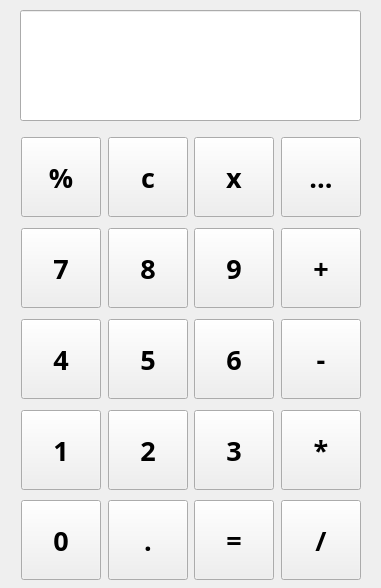
<?xml version="1.0" encoding="UTF-8"?>
<ui version="4.0">
 <class>CalculatorWindow</class>
 <widget class="QMainWindow" name="CalculatorWindow">
  <property name="geometry">
   <rect>
    <x>0</x>
    <y>0</y>
    <width>381</width>
    <height>588</height>
   </rect>
  </property>
  <property name="windowTitle">
   <string>MainWindow</string>
  </property>
  <widget class="QWidget" name="centralwidget">
   <widget class="QToolButton" name="toolButton_calo">
    <property name="enabled">
     <bool>true</bool>
    </property>
    <property name="geometry">
     <rect>
      <x>281</x>
      <y>137</y>
      <width>80</width>
      <height>80</height>
     </rect>
    </property>
    <property name="font">
     <font>
      <family>微软雅黑</family>
      <pointsize>20</pointsize>
      <bold>true</bold>
     </font>
    </property>
    <property name="text">
     <string>...</string>
    </property>
    <property name="checkable">
     <bool>true</bool>
    </property>
   </widget>
   <widget class="QLineEdit" name="lineEdit">
    <property name="geometry">
     <rect>
      <x>20</x>
      <y>10</y>
      <width>341</width>
      <height>111</height>
     </rect>
    </property>
    <property name="font">
     <font>
      <family>微软雅黑</family>
      <pointsize>22</pointsize>
      <bold>true</bold>
     </font>
    </property>
    <property name="text">
     <string/>
    </property>
    <property name="readOnly">
     <bool>true</bool>
    </property>
   </widget>
   <widget class="QPushButton" name="pushButton_5">
    <property name="geometry">
     <rect>
      <x>281</x>
      <y>228</y>
      <width>80</width>
      <height>80</height>
     </rect>
    </property>
    <property name="font">
     <font>
      <family>微软雅黑</family>
      <pointsize>20</pointsize>
      <bold>true</bold>
     </font>
    </property>
    <property name="text">
     <string>+</string>
    </property>
    <attribute name="buttonGroup">
     <string notr="true">buttonGroup</string>
    </attribute>
   </widget>
   <widget class="QPushButton" name="pushButton_6">
    <property name="geometry">
     <rect>
      <x>21</x>
      <y>228</y>
      <width>80</width>
      <height>80</height>
     </rect>
    </property>
    <property name="font">
     <font>
      <family>微软雅黑</family>
      <pointsize>20</pointsize>
      <bold>true</bold>
     </font>
    </property>
    <property name="text">
     <string>7</string>
    </property>
    <attribute name="buttonGroup">
     <string notr="true">buttonGroup</string>
    </attribute>
   </widget>
   <widget class="QPushButton" name="pushButton_7">
    <property name="geometry">
     <rect>
      <x>108</x>
      <y>228</y>
      <width>80</width>
      <height>80</height>
     </rect>
    </property>
    <property name="font">
     <font>
      <family>微软雅黑</family>
      <pointsize>20</pointsize>
      <bold>true</bold>
     </font>
    </property>
    <property name="text">
     <string>8</string>
    </property>
    <attribute name="buttonGroup">
     <string notr="true">buttonGroup</string>
    </attribute>
   </widget>
   <widget class="QPushButton" name="pushButton_8">
    <property name="geometry">
     <rect>
      <x>194</x>
      <y>228</y>
      <width>80</width>
      <height>80</height>
     </rect>
    </property>
    <property name="font">
     <font>
      <family>微软雅黑</family>
      <pointsize>20</pointsize>
      <bold>true</bold>
     </font>
    </property>
    <property name="text">
     <string>9</string>
    </property>
    <attribute name="buttonGroup">
     <string notr="true">buttonGroup</string>
    </attribute>
   </widget>
   <widget class="QPushButton" name="pushButton_9">
    <property name="geometry">
     <rect>
      <x>281</x>
      <y>319</y>
      <width>80</width>
      <height>80</height>
     </rect>
    </property>
    <property name="font">
     <font>
      <family>微软雅黑</family>
      <pointsize>20</pointsize>
      <bold>true</bold>
     </font>
    </property>
    <property name="text">
     <string>-</string>
    </property>
    <attribute name="buttonGroup">
     <string notr="true">buttonGroup</string>
    </attribute>
   </widget>
   <widget class="QPushButton" name="pushButton_10">
    <property name="geometry">
     <rect>
      <x>21</x>
      <y>319</y>
      <width>80</width>
      <height>80</height>
     </rect>
    </property>
    <property name="font">
     <font>
      <family>微软雅黑</family>
      <pointsize>20</pointsize>
      <bold>true</bold>
     </font>
    </property>
    <property name="text">
     <string>4</string>
    </property>
    <attribute name="buttonGroup">
     <string notr="true">buttonGroup</string>
    </attribute>
   </widget>
   <widget class="QPushButton" name="pushButton_11">
    <property name="geometry">
     <rect>
      <x>108</x>
      <y>319</y>
      <width>80</width>
      <height>80</height>
     </rect>
    </property>
    <property name="font">
     <font>
      <family>微软雅黑</family>
      <pointsize>20</pointsize>
      <bold>true</bold>
     </font>
    </property>
    <property name="text">
     <string>5</string>
    </property>
    <attribute name="buttonGroup">
     <string notr="true">buttonGroup</string>
    </attribute>
   </widget>
   <widget class="QPushButton" name="pushButton_12">
    <property name="geometry">
     <rect>
      <x>194</x>
      <y>319</y>
      <width>80</width>
      <height>80</height>
     </rect>
    </property>
    <property name="font">
     <font>
      <family>微软雅黑</family>
      <pointsize>20</pointsize>
      <bold>true</bold>
     </font>
    </property>
    <property name="text">
     <string>6</string>
    </property>
    <attribute name="buttonGroup">
     <string notr="true">buttonGroup</string>
    </attribute>
   </widget>
   <widget class="QPushButton" name="pushButton_13">
    <property name="geometry">
     <rect>
      <x>281</x>
      <y>410</y>
      <width>80</width>
      <height>80</height>
     </rect>
    </property>
    <property name="font">
     <font>
      <family>微软雅黑</family>
      <pointsize>20</pointsize>
      <bold>true</bold>
     </font>
    </property>
    <property name="text">
     <string>*</string>
    </property>
    <attribute name="buttonGroup">
     <string notr="true">buttonGroup</string>
    </attribute>
   </widget>
   <widget class="QPushButton" name="pushButton_14">
    <property name="geometry">
     <rect>
      <x>21</x>
      <y>410</y>
      <width>80</width>
      <height>80</height>
     </rect>
    </property>
    <property name="font">
     <font>
      <family>微软雅黑</family>
      <pointsize>20</pointsize>
      <bold>true</bold>
     </font>
    </property>
    <property name="text">
     <string>1</string>
    </property>
    <attribute name="buttonGroup">
     <string notr="true">buttonGroup</string>
    </attribute>
   </widget>
   <widget class="QPushButton" name="pushButton_15">
    <property name="geometry">
     <rect>
      <x>108</x>
      <y>410</y>
      <width>80</width>
      <height>80</height>
     </rect>
    </property>
    <property name="font">
     <font>
      <family>微软雅黑</family>
      <pointsize>20</pointsize>
      <bold>true</bold>
     </font>
    </property>
    <property name="text">
     <string>2</string>
    </property>
    <attribute name="buttonGroup">
     <string notr="true">buttonGroup</string>
    </attribute>
   </widget>
   <widget class="QPushButton" name="pushButton_16">
    <property name="geometry">
     <rect>
      <x>194</x>
      <y>410</y>
      <width>80</width>
      <height>80</height>
     </rect>
    </property>
    <property name="font">
     <font>
      <family>微软雅黑</family>
      <pointsize>20</pointsize>
      <bold>true</bold>
     </font>
    </property>
    <property name="text">
     <string>3</string>
    </property>
    <attribute name="buttonGroup">
     <string notr="true">buttonGroup</string>
    </attribute>
   </widget>
   <widget class="QPushButton" name="pushButton_17">
    <property name="geometry">
     <rect>
      <x>108</x>
      <y>500</y>
      <width>80</width>
      <height>80</height>
     </rect>
    </property>
    <property name="font">
     <font>
      <family>微软雅黑</family>
      <pointsize>20</pointsize>
      <bold>true</bold>
     </font>
    </property>
    <property name="text">
     <string>.</string>
    </property>
    <attribute name="buttonGroup">
     <string notr="true">buttonGroup</string>
    </attribute>
   </widget>
   <widget class="QPushButton" name="pushButton_18">
    <property name="geometry">
     <rect>
      <x>194</x>
      <y>500</y>
      <width>80</width>
      <height>80</height>
     </rect>
    </property>
    <property name="font">
     <font>
      <family>微软雅黑</family>
      <pointsize>20</pointsize>
      <bold>true</bold>
     </font>
    </property>
    <property name="text">
     <string>=</string>
    </property>
    <attribute name="buttonGroup">
     <string notr="true">buttonGroup</string>
    </attribute>
   </widget>
   <widget class="QPushButton" name="pushButton_19">
    <property name="geometry">
     <rect>
      <x>21</x>
      <y>500</y>
      <width>80</width>
      <height>80</height>
     </rect>
    </property>
    <property name="font">
     <font>
      <family>微软雅黑</family>
      <pointsize>20</pointsize>
      <bold>true</bold>
     </font>
    </property>
    <property name="text">
     <string>0</string>
    </property>
    <attribute name="buttonGroup">
     <string notr="true">buttonGroup</string>
    </attribute>
   </widget>
   <widget class="QPushButton" name="pushButton_20">
    <property name="geometry">
     <rect>
      <x>281</x>
      <y>500</y>
      <width>80</width>
      <height>80</height>
     </rect>
    </property>
    <property name="font">
     <font>
      <family>微软雅黑</family>
      <pointsize>20</pointsize>
      <bold>true</bold>
     </font>
    </property>
    <property name="text">
     <string>/</string>
    </property>
    <attribute name="buttonGroup">
     <string notr="true">buttonGroup</string>
    </attribute>
   </widget>
   <widget class="QPushButton" name="pushButton">
    <property name="geometry">
     <rect>
      <x>21</x>
      <y>137</y>
      <width>80</width>
      <height>80</height>
     </rect>
    </property>
    <property name="font">
     <font>
      <family>微软雅黑</family>
      <pointsize>20</pointsize>
      <bold>true</bold>
     </font>
    </property>
    <property name="text">
     <string>%</string>
    </property>
    <attribute name="buttonGroup">
     <string notr="true">buttonGroup</string>
    </attribute>
   </widget>
   <widget class="QPushButton" name="pushButton_2">
    <property name="geometry">
     <rect>
      <x>108</x>
      <y>137</y>
      <width>80</width>
      <height>80</height>
     </rect>
    </property>
    <property name="font">
     <font>
      <family>微软雅黑</family>
      <pointsize>20</pointsize>
      <bold>true</bold>
     </font>
    </property>
    <property name="text">
     <string>c</string>
    </property>
    <attribute name="buttonGroup">
     <string notr="true">buttonGroup</string>
    </attribute>
   </widget>
   <widget class="QPushButton" name="pushButton_3">
    <property name="geometry">
     <rect>
      <x>194</x>
      <y>137</y>
      <width>80</width>
      <height>80</height>
     </rect>
    </property>
    <property name="font">
     <font>
      <family>微软雅黑</family>
      <pointsize>20</pointsize>
      <bold>true</bold>
     </font>
    </property>
    <property name="text">
     <string>x</string>
    </property>
    <attribute name="buttonGroup">
     <string notr="true">buttonGroup</string>
    </attribute>
   </widget>
  </widget>
 </widget>
 <resources/>
 <connections/>
 <buttongroups>
  <buttongroup name="buttonGroup"/>
 </buttongroups>
</ui>
